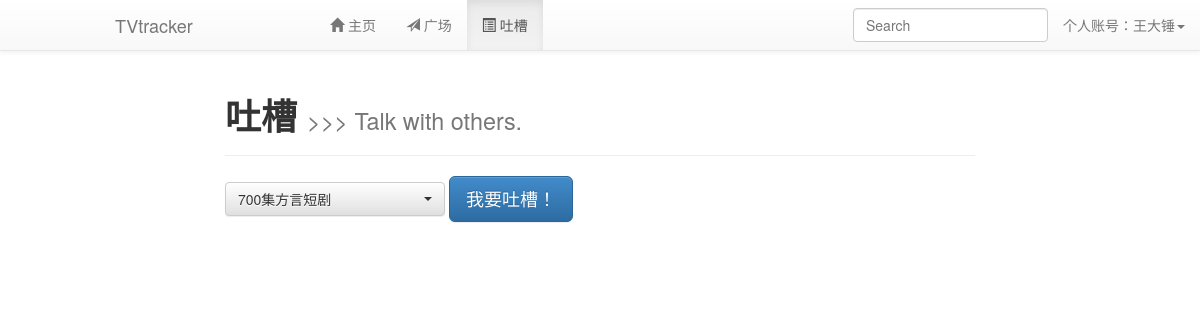
Page /talk (signed in) on the earlier database version.
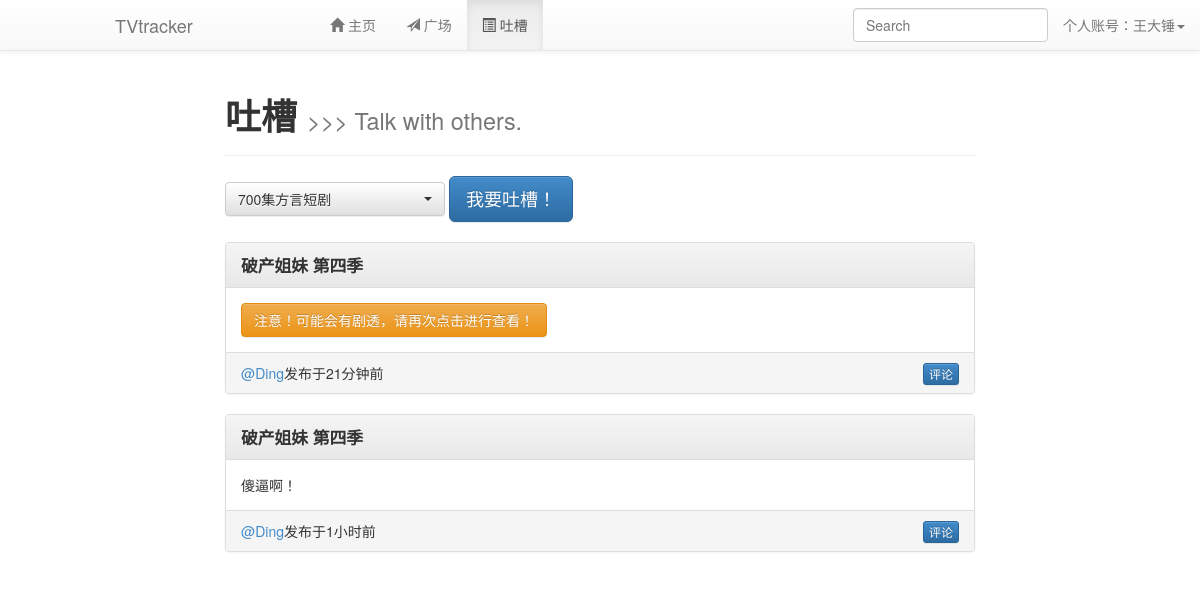
Same page on the later database version.
### tables this page shows
CREATE TABLE user (
    id integer primary key autoincrement,
    username text not null,
    password text not null,
    noticenum integer not null default 0,
    notification text
);

CREATE TABLE tracking (
    id integer primary key autoincrement,
    tvname text not null,
    userid integer not null,
    epnum integer not null default 0,
    end integer not null default 0
);

CREATE TABLE [discuss] ([id] integer PRIMARY KEY AUTOINCREMENT, [name1] text NOT NULL, [name2] text, [time] integer NOT NULL, [warning] integer NOT NULL, [level] integer NOT NULL DEFAULT '0', [content] text NOT NULL, [replyid] INTEGER, [tvname] TEXT NOT NULL);

### application.py (the view)
@app.route('/talk')
def talkPage():
    if session.get('logged_in'):
        user = query_db('select * from user where username = ?', [session['username']], one=True)
        tracking = query_db('select tvname, epnum from tracking where userid = ?', [user['id']])
        sql = 'select * from discuss where tvname = ?' + ' or tvname = ?' * (len(tracking)-1)
        talk = query_db(sql+' limit 30', [i['tvname'] for i in tracking])
        talk.reverse()
        for i in talk:
            i['time'] = delta_T(i['time'])
        return render_template('talkPage.html', user = user, tracking = tracking, talk = talk)
    else:
        return redirect(url_for('welcome'))

### application.py (called while the page is built)
def connect_db():
    return sqlite3.connect(app.config['DATABASE'])

@app.before_request
def before_request():
    g.db = connect_db()

@app.teardown_request
def teardown_request(exception):
    g.db.close()

def query_db(query, args=(), one=False):
    cur = g.db.execute(query, args)
    rv = [dict((cur.description[idx][0], value)
               for idx, value in enumerate(row)) for row in cur.fetchall()]
    return (rv[0] if rv else None) if one else rv

def delta_T(t):
    d1 = time.gmtime()
    d2 = time.gmtime(t)
    s = ''
    if d1.tm_year - d2.tm_year == 0:
        if d1.tm_mon - d2.tm_mon == 0:
            if d1.tm_mday - d2.tm_mday == 0:
                if d1.tm_hour - d2.tm_hour == 0:
                    if d1.tm_min - d2.tm_min == 0:
                        s = str(d1.tm_sec-d2.tm_sec)+u'秒前'
                    else:
                        s = str(d1.tm_min-d2.tm_min)+u'分钟前'
                else:
                    s = str(d1.tm_hour-d2.tm_hour)+u'小时前'
            else:
                s = str(d1.tm_mday-d2.tm_mday)+u'天前'
        else:
            s = str(d1.tm_mon-d2.tm_mon)+u'月前'
    else:
        s = str(d1.tm_year-d2.tm_year)+u'年前'
    return s

### templates/talkPage.html (shortened to what this page needs)
{% extends "dashboard.html" %}
{% block body %}
    <div class="page-header">
        <h1><b>吐槽</b> <small>>>> Talk with others.</small></h1>
    </div>
    <link rel="stylesheet" type="text/css" href="{{ url_for('static', filename='bootstrap-select.min.css') }}">
    <form method="POST" action="{{ url_for('postTalk') }}">
        <select name="tv" class="selectpicker">
            {% for i in tracking %}
                <option>{{ i.tvname }}</option>
            {% endfor %}
        </select>
        <button type="button" class="btn btn-primary btn-lg" data-toggle="modal" data-target="#talkModal">
            我要吐槽！
        </button>
    </form>
    <br />
    {% for i in talk %}
        <div class="panel panel-default">
            <div class="panel-heading">
                <big><b>{{ i.tvname }}</b></big>
            </div>
            <div class="panel-body">
                {% if i.warning %}
                    <a class="btn btn-warning" onclick="$(this).hide();$('.{{ i.id }}con').fadeIn();">注意！可能会有剧透，请再次点击进行查看！</a>
                    {% else %}
                    <div>{{ i.content }}</div>
                {% endif %}
            </div>
            <div class="panel-footer">
                <span><a href='{{ url_for('viewUser') }}?user={{ i.name1 }}'>@{{ i.name1 }}</a>发布于{{ i.time }}</span>
                <a class="btn btn-xs btn-primary pull-right"> 评论 </a>
            </div>
        </div>
    {% endfor %}
{% endblock %}

### templates/dashboard.html (shortened to what this page needs)
<!DOCTYPE html>
<html>
  <head>
  <link rel="stylesheet" type="text/css" href="{{ url_for('static', filename='bootstrap.min.css') }}">
  <link rel="stylesheet" type="text/css" href="{{ url_for('static', filename='bootstrap-theme.min.css') }}">
  </head>
  <body>
  <nav class="navbar navbar-default navbar-fixed-top" role="navigation">
    <div class="container-fluid">
      <div class="navbar-header">
        <a class="navbar-brand" href="">TVtracker</a>
      </div>
      <div class="collapse navbar-collapse" id="menu_list">
        <ul class="nav navbar-nav">
          <li id="menu_list_hp">
            <a href="{{ url_for('homePage') }}"><span class="glyphicon glyphicon-home"></span> 主页</a>
          </li>
          <li id="menu_list_sp">
            <a href="{{ url_for('squarePage') }}"><span class="glyphicon glyphicon-send"></span> 广场</a>
          </li>
          <li id="menu_list_tp">
            <a href="{{ url_for('talkPage') }}"><span class="glyphicon glyphicon-list-alt"></span> 吐槽</a>
          </li>
        </ul>
        <ul class="nav navbar-nav navbar-right">
          <li class="dropdown">
            <form style="padding: 0;" class="navbar-form" role="search">
              <div class="form-group">
                <input type="text" id="searchHint" data-toggle="dropdown" class="form-control dropdown-toggle" placeholder="Search" onkeyup="hintTVandUser(this.value)" aria-haspopup="true" aria-expanded="false" AUTOCOMPLETE="OFF">
              </div>
            </form>
          </li>
          <li class="dropdown">
            <a href="#" onclick="$('#newMsg').popover('destroy');" class="dropdown-toggle" data-toggle="dropdown"><span  data-toggle="popover" data-placement="bottom" data-trigger="manual" title="新消息！" data-content="你收到了新消息~" id="newMsg"> 个人账号：{{ session['username'] }}</span><span class="caret"></span></a>
          </li>
        </ul>
      </div>
    </div>
  </nav>
  <div class="container-fluid">
    <div class="col-md-8 col-md-offset-2" id="PAGE">
      {% block body %}{% endblock %}
    </div>
  </div>
  </body>
</html>

### templates/dashboard.html (style rules this page uses)
.navbar-header { padding-left: 100px; min-width: 300px; }
#PAGE { padding-top: 55px; }

Differences in the rows shown:
added discuss: tvname "破产姐妹 第四季", name1 "Ding", time "21分钟前"
now on this page (row unchanged): discuss: tvname "破产姐妹 第四季", content "傻逼啊！", name1 "Ding", time "1小时前"
